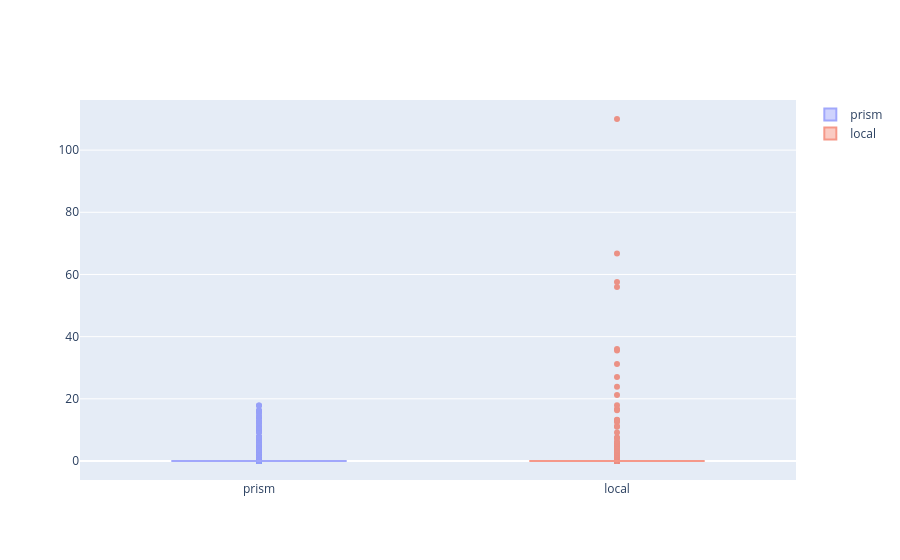

The cell this chart's notebook holds for it:
### Code cell
fig = go.Figure()
fig.add_trace(go.Box(y=ds[sel_var], name=sel_var[3:],  opacity=0.6))
fig.add_trace(go.Box(y=ds["tp_local"], name="local", opacity=0.6))
 # overlay for side-by-side
fig.update_layout(
    barmode='overlay',
)

fig.show()

### Figure 1 — Plotly figure (JSON) as saved in the notebook; plotly's stock layout.template omitted (floating-point values rounded to 4 significant figures; data arrays with more than 128 entries replaced by an {"elided": "..."} marker saying what was removed)
{"data": [{"name": "prism", "opacity": 0.6, "type": "box", "y": {"elided": "2111 float values"}}, {"name": "local", "opacity": 0.6, "type": "box", "y": {"elided": "2111 float values"}}], "layout": {"barmode": "overlay"}}
